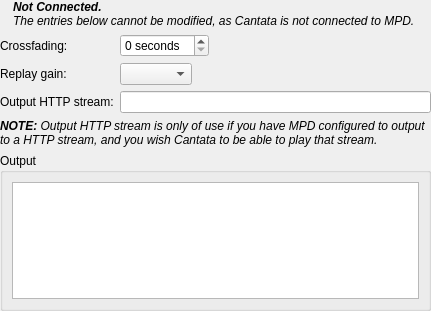
<?xml version="1.0" encoding="UTF-8"?>
<ui version="4.0">
 <class>ServerPlaybackSettings</class>
 <widget class="QWidget" name="ServerPlaybackSettings">
  <property name="geometry">
   <rect>
    <x>0</x>
    <y>0</y>
    <width>431</width>
    <height>311</height>
   </rect>
  </property>
  <property name="windowTitle">
   <string>Form</string>
  </property>
  <layout class="QGridLayout" name="gridLayout">
   <property name="margin">
    <number>0</number>
   </property>
   <item row="0" column="0">
    <widget class="BuddyLabel" name="messageIcon">
     <property name="sizePolicy">
      <sizepolicy hsizetype="Fixed" vsizetype="Fixed">
       <horstretch>0</horstretch>
       <verstretch>0</verstretch>
      </sizepolicy>
     </property>
     <property name="text">
      <string/>
     </property>
    </widget>
   </item>
   <item row="0" column="1">
    <widget class="QLabel" name="messageLabel">
     <property name="text">
      <string>&lt;i&gt;&lt;b&gt;Not Connected.&lt;/b&gt;&lt;br/&gt;The entries below cannot be modified, as Cantata is not connected to MPD.&lt;/i&gt;</string>
     </property>
     <property name="wordWrap">
      <bool>true</bool>
     </property>
    </widget>
   </item>
   <item row="1" column="0" colspan="2">
    <layout class="QFormLayout" name="formLayout_2">
     <property name="fieldGrowthPolicy">
      <enum>QFormLayout::ExpandingFieldsGrow</enum>
     </property>
     <item row="0" column="0">
      <widget class="BuddyLabel" name="crossfadingLabel">
       <property name="text">
        <string>Crossfading:</string>
       </property>
       <property name="buddy">
        <cstring>crossfading</cstring>
       </property>
      </widget>
     </item>
     <item row="0" column="1">
      <widget class="SpinBox" name="crossfading">
       <property name="suffix">
        <string> seconds</string>
       </property>
       <property name="maximum">
        <number>20</number>
       </property>
      </widget>
     </item>
     <item row="1" column="0">
      <widget class="BuddyLabel" name="replayGainLabel">
       <property name="text">
        <string>Replay gain:</string>
       </property>
       <property name="buddy">
        <cstring>replayGain</cstring>
       </property>
      </widget>
     </item>
     <item row="1" column="1">
      <widget class="QComboBox" name="replayGain"/>
     </item>
     <item row="2" column="0">
      <widget class="BuddyLabel" name="streamUrlLabel">
       <property name="text">
        <string>Output HTTP stream:</string>
       </property>
       <property name="buddy">
        <cstring>streamUrl</cstring>
       </property>
      </widget>
     </item>
     <item row="2" column="1">
      <widget class="QLineEdit" name="streamUrl"/>
     </item>
    </layout>
   </item>
   <item row="2" column="0" colspan="2">
    <widget class="QLabel" name="streamUrlInfoLabel">
     <property name="text">
      <string>&lt;i&gt;&lt;b&gt;NOTE:&lt;/b&gt; Output HTTP stream is only of use if you have MPD configured to output to a HTTP stream, and you wish Cantata to be able to play that stream.&lt;/i&gt;</string>
     </property>
     <property name="wordWrap">
      <bool>true</bool>
     </property>
    </widget>
   </item>
   <item row="3" column="0" colspan="2">
    <widget class="QGroupBox" name="outputFrame">
     <property name="title">
      <string>Output</string>
     </property>
     <layout class="QVBoxLayout" name="verticalLayout">
      <item>
       <widget class="QListWidget" name="view"/>
      </item>
     </layout>
    </widget>
   </item>
  </layout>
 </widget>
 <customwidgets>
  <customwidget>
   <class>BuddyLabel</class>
   <extends>QLabel</extends>
   <header>buddylabel.h</header>
  </customwidget>
  <customwidget>
   <class>SpinBox</class>
   <extends>QSpinBox</extends>
   <header>spinbox.h</header>
  </customwidget>
 </customwidgets>
 <tabstops>
  <tabstop>crossfading</tabstop>
  <tabstop>replayGain</tabstop>
  <tabstop>view</tabstop>
 </tabstops>
 <resources/>
 <connections/>
</ui>
